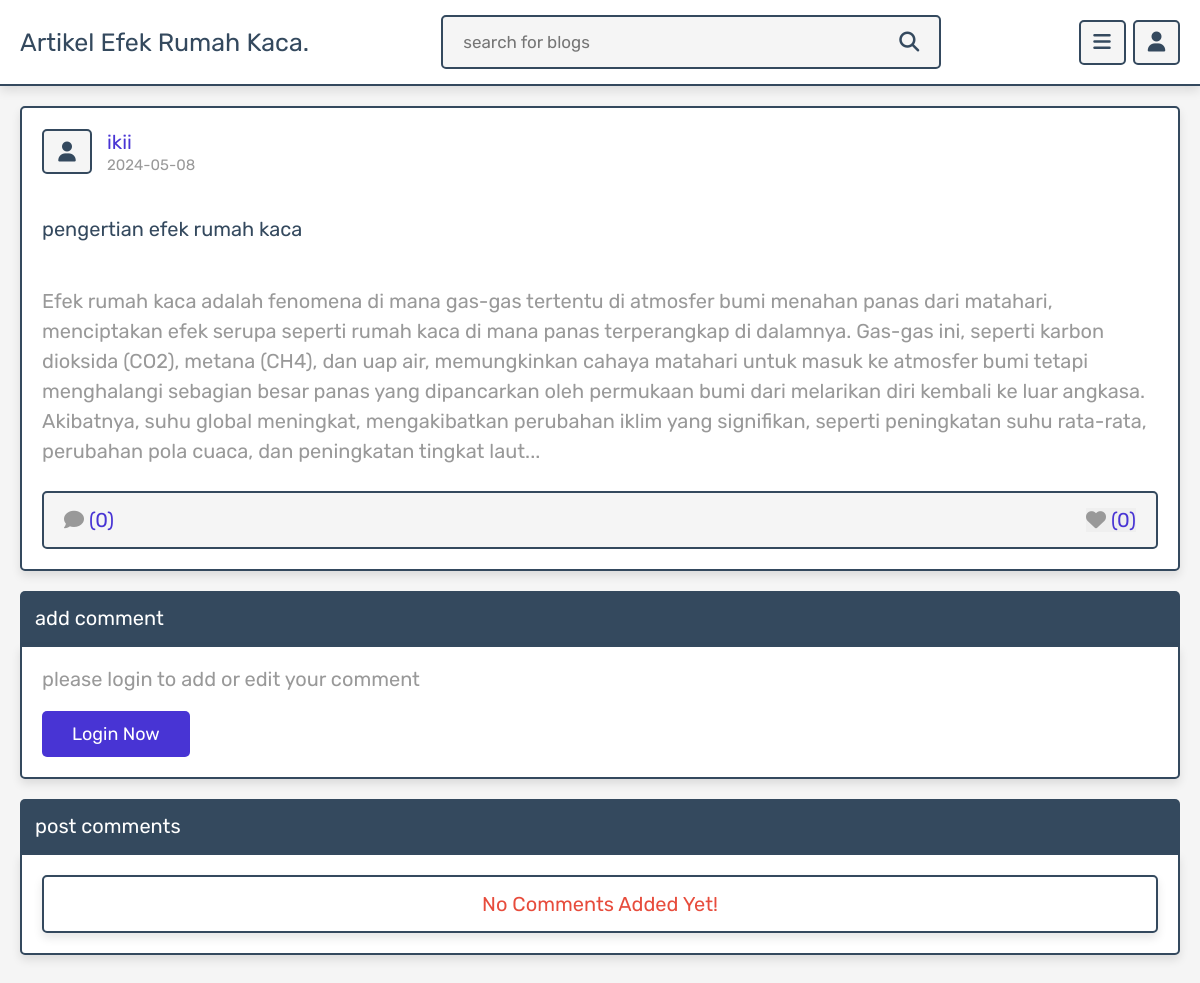
Page /view_post.php?post_id=5 on the committed database.
### tables this page shows
CREATE TABLE `posts` (
  `id` int(100) NOT NULL,
  `admin_id` int(100) NOT NULL,
  `name` varchar(100) NOT NULL,
  `title` varchar(100) NOT NULL,
  `content` varchar(10000) NOT NULL,
  `category` varchar(50) NOT NULL,
  `image` varchar(100) NOT NULL,
  `date` date NOT NULL DEFAULT current_timestamp(),
  `status` varchar(10) NOT NULL
);

### view_post.php (the view, shortened to what this page needs)
<?php
include 'components/connect.php';
if(isset($_SESSION['user_id'])){
   $user_id = $_SESSION['user_id'];
}else{
   $user_id = '';
};
$get_id = $_GET['post_id'];
?>
<!DOCTYPE html>
<html lang="en">
<head>
   <link rel="stylesheet" href="https://cdnjs.cloudflare.com/ajax/libs/font-awesome/6.1.1/css/all.min.css">
   <link rel="stylesheet" href="css/style.css">
</head>
<body>
<?php include 'components/user_header.php'; ?>
<section class="posts-container" style="padding-bottom: 0;">
   <div class="box-container">
      <?php
         $select_posts = $conn->prepare("SELECT * FROM `posts` WHERE status = ? AND id = ?");
         $select_posts->execute(['active', $get_id]);
         if($select_posts->rowCount() > 0){
            while($fetch_posts = $select_posts->fetch(PDO::FETCH_ASSOC)){
            $post_id = $fetch_posts['id'];
            $count_post_comments = $conn->prepare("SELECT * FROM `comments` WHERE post_id = ?");
            $count_post_comments->execute([$post_id]);
            $total_post_comments = $count_post_comments->rowCount();
            $count_post_likes = $conn->prepare("SELECT * FROM `likes` WHERE post_id = ?");
            $count_post_likes->execute([$post_id]);
            $total_post_likes = $count_post_likes->rowCount();
            $confirm_likes = $conn->prepare("SELECT * FROM `likes` WHERE user_id = ? AND post_id = ?");
            $confirm_likes->execute([$user_id, $post_id]);
      ?>
      <form class="box" method="post">
         <div class="post-admin">
            <i class="fas fa-user"></i>
            <div>
               <a href="author_posts.php?author=<?= $fetch_posts['name']; ?>"><?= $fetch_posts['name']; ?></a>
               <div><?= $fetch_posts['date']; ?></div>
            </div>
         </div>
         <div class="post-title"><?= $fetch_posts['title']; ?></div>
         <div class="post-content"><?= $fetch_posts['content']; ?></div>
         <div class="icons">
            <div><i class="fas fa-comment"></i><span>(<?= $total_post_comments; ?>)</span></div>
            <button type="submit" name="like_post"><i class="fas fa-heart" style="<?php if($confirm_likes->rowCount() > 0){ echo 'color:var(--red);'; } ?>  "></i><span>(<?= $total_post_likes; ?>)</span></button>
         </div>
      </form>
      <?php
         }
      }else{
         echo '<p class="empty">no posts found!</p>';
      }
      ?>
   </div>
</section>
<section class="comments-container">
   <p class="comment-title">add comment</p>
   <?php
      if($user_id != ''){
         $select_admin_id = $conn->prepare("SELECT * FROM `posts` WHERE id = ?");
         $select_admin_id->execute([$get_id]);
         $fetch_admin_id = $select_admin_id->fetch(PDO::FETCH_ASSOC);
   ?>
   <form action="" method="post" class="add-comment">
      <input type="hidden" name="admin_id" value="<?= $fetch_admin_id['admin_id']; ?>">
      <input type="hidden" name="user_name" value="<?= $fetch_profile['name']; ?>">
      <p class="user"><i class="fas fa-user"></i><a href="update.php"><?= $fetch_profile['name']; ?></a></p>
      <textarea name="comment" maxlength="1000" class="comment-box" cols="30" rows="10" placeholder="write your comment" required></textarea>
      <input type="submit" value="add comment" class="inline-btn" name="add_comment">
   </form>
   <?php
   }else{
   ?>
   <div class="add-comment">
      <p>please login to add or edit your comment</p>
      <a href="login.php" class="inline-btn">login now</a>
   </div>
   <?php
      }
   ?>
   <p class="comment-title">post comments</p>
   <div class="user-comments-container">
      <?php
         $select_comments = $conn->prepare("SELECT * FROM `comments` WHERE post_id = ?");
         $select_comments->execute([$get_id]);
         if($select_comments->rowCount() > 0){
            while($fetch_comments = $select_comments->fetch(PDO::FETCH_ASSOC)){
      ?>
      <div class="show-comments" style="<?php if($fetch_comments['user_id'] == $user_id){echo 'order:-1;'; } ?>">
         <div class="comment-user">
            <i class="fas fa-user"></i>
            <div>
               <span><?= $fetch_comments['user_name']; ?></span>
               <div><?= $fetch_comments['date']; ?></div>
            </div>
         </div>
         <div class="comment-box" style="<?php if($fetch_comments['user_id'] == $user_id){echo 'color:var(--white); background:var(--black);'; } ?>"><?= $fetch_comments['comment']; ?></div>
         <?php
            if($fetch_comments['user_id'] == $user_id){
         ?>
         <form action="" method="POST">
            <input type="hidden" name="comment_id" value="<?= $fetch_comments['id']; ?>">
            <button type="submit" class="inline-option-btn" name="open_edit_box">edit comment</button>
            <button type="submit" class="inline-delete-btn" name="delete_comment" onclick="return confirm('delete this comment?');">delete comment</button>
         </form>
         <?php
         }
         ?>
      </div>
      <?php
            }
         }else{
            echo '<p class="empty">no comments added yet!</p>';
         }
      ?>
   </div>
</section>
</body>
</html>

### css/style.css (style rules this page uses)
:root { --main-color:#4834d4; --red:#e74c3c; --orange:#f39c12; --black:#34495e; --white:#fff; --light-bg:#f5f5f5; --light-color:#999; --border:.2rem solid var(--black); --box-shadow:0 .5rem 1rem rgba(0,0,0,.1); }
* { font-family: 'Rubik', sans-serif; margin:0; padding:0; box-sizing: border-box; outline: none; border:none; text-decoration: none; }
html { font-size: 62.5%; overflow-x: hidden; scroll-behavior: smooth; scroll-padding-top: 7rem; }
body { background-color: var(--light-bg); padding-bottom: 7rem; }
section { padding:2rem; margin: 0 auto; max-width: 1200px; }
.btn, .delete-btn, .option-btn, .inline-btn, .inline-option-btn, .inline-delete-btn { margin-top: 1rem; border-radius: .5rem; cursor: pointer; font-size: 1.8rem; color:var(--white); padding:1.2rem 3rem; text-transform: capitalize; text-align: center; }
.inline-btn, .inline-option-btn, .inline-delete-btn { display: inline-block; margin-right: 1rem; }
.inline-btn, .btn { background-color: var(--main-color); }
.empty { border:var(--border); border-radius: .5rem; background-color: var(--white); padding:1.5rem; text-align: center; width: 100%; font-size: 2rem; text-transform: capitalize; color:var(--red); box-shadow: var(--box-shadow); }
.posts-container .box-container { display: grid; grid-template-columns: repeat(auto-fit, minmax(33rem, 1fr)); gap:1.5rem; align-items: flex-start; justify-content: center; }
.posts-container .box-container .box { border:var(--border); box-shadow: var(--box-shadow); border-radius: .5rem; background-color: var(--white); padding:2rem; overflow: hidden; }
.posts-container .box-container .box .post-admin { display: flex; align-items: center; gap:1.5rem; margin-bottom: 2rem; }
.posts-container .box-container .box .post-admin i { text-align: center; height: 4.5rem; width: 5rem; line-height: 4.2rem; font-size: 2rem; border:var(--border); border-radius: .5rem; background-color: var(--light-bg); color:var(--black); }
.posts-container .box-container .box .post-admin a { font-size: 2rem; color:var(--main-color); }
.posts-container .box-container .box .post-admin div { font-size: 1.5rem; margin-top: .2rem; color:var(--light-color); }
.posts-container .box-container .box .post-title { font-size: 2rem; color:var(--black); overflow: hidden; text-overflow: ellipsis; white-space: nowrap; margin-bottom: 1rem; }
.posts-container .box-container .box .post-content { font-size: 2rem; line-height: 1.5; padding:.5rem 0; color:var(--light-color); white-space: pre-line; }
.posts-container .box-container .box .post-content::after { content: '...'; }
.posts-container .box-container .box .icons { display: flex; align-items: center; justify-content: space-between; gap:1rem; background-color: var(--light-bg); border-radius: .5rem; padding:1.5rem 2rem; border:var(--border); margin-top: 2rem; }
.posts-container .box-container .box .icons button { cursor: pointer; }
.posts-container .box-container .box .icons i { margin-right:.5rem; font-size:2rem; color:var(--light-color); }
.posts-container .box-container .box .icons span { font-size: 2rem; color:var(--main-color); }
.comments-container .comment-title { background-color: var(--black); color:var(--white); padding:1.5rem; font-size: 2rem; border-radius: .5rem; border-bottom-left-radius: 0; border-bottom-right-radius: 0; }
.comments-container .add-comment { border:var(--border); margin-bottom: 2rem; box-shadow: var(--box-shadow); border-radius: .5rem; padding:2rem; background-color: var(--white); border-top-left-radius: 0; border-top-right-radius: 0; }
.comments-container .add-comment p { font-size: 2rem; color:var(--light-color); margin-bottom: 1rem; }
.comments-container .user-comments-container { display: grid; gap:2.5rem; border:var(--border); box-shadow: var(--box-shadow); border-radius: .5rem; padding:2rem; background-color: var(--white); border-top-left-radius: 0; border-top-right-radius: 0; }

### rows in the picture
posts: name "ikii", date "2024-05-08", title "pengertian efek rumah kaca", content "Efek rumah kaca adalah fenomena di mana gas-gas tertentu di atmosfer bumi menahan panas dari matahari, menciptakan efek serupa seperti rumah kaca di mana panas terperangkap di dalamnya. Gas-gas ini, seperti karbon dioksida (CO2), metana (CH4), dan uap air, memungkinkan cahaya matahari untuk masuk ke atmosfer bumi tetapi menghalangi sebagian besar panas yang dipancarkan oleh permukaan bumi dari melarikan diri kembali ke luar angkasa. Akibatnya, suhu global meningkat, mengakibatkan perubahan iklim yang signifikan, seperti peningkatan suhu rata-rata, perubahan pola cuaca, dan peningkatan tingkat laut", total_post_comments "0", total_post_likes "0"
